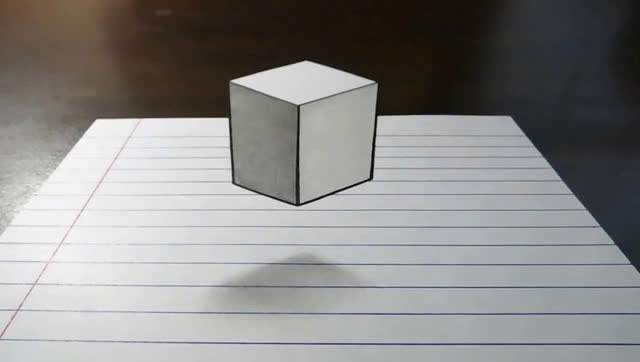
#> input picture pictures/cub1.jpg, 640 x 362 px
$ python '57.点多边形测试.py'
#> lines starting #> are read from the running program, lines starting #| are printed output that depends on the picture; after the words box and inside, x2 and y2 are one past the last pixel; in counts of white or black regions, pixels touching at a corner belong together
import cv2 as cv
import numpy as np


src = cv.imread("./pictures/cub1.jpg")
#> src is the input picture: shape (362, 640, 3); mean B, G, R 136.5, 137.2, 139.1
cv.namedWindow("input", cv.WINDOW_AUTOSIZE)
cv.imshow("input", src)
gray = cv.cvtColor(src, cv.COLOR_BGR2GRAY)
ret, binary = cv.threshold(gray, 0, 255, cv.THRESH_BINARY | cv.THRESH_OTSU)
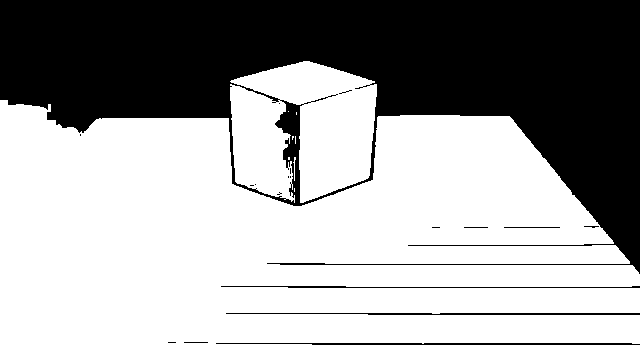
#> binary: shape (362, 640); 64.2% white; 19 black regions (12 under 20 px)
#> ret = 117
cv.imshow("binary", binary)

# 轮廓发现
image = np.zeros(src.shape, dtype=np.float32)
cv.imshow("image", image)
contours, hierarchy = cv.findContours(binary, cv.RETR_EXTERNAL, cv.CHAIN_APPROX_SIMPLE)
#> contours = 9 contours, 7 with area under 20; largest, box (x1, y1, x2, y2) and area: (0, 100, 640, 362) 130386, (230, 61, 377, 203) 15298
h, w = src.shape[:2]
#> h = 362; w = 640
for row in range(h):
    for col in range(w):
        dist = cv.pointPolygonTest(contours[0], (row, col), True)
        # True的话返回点到轮廓的距离，False则返回+1，0，-1三个值，其中+1表示点在轮廓内部，0表示点在轮廓上，-1表示点在轮廓外

        # 此功能可查找图像中的点与轮廓之间的最短距离.
        # 当点在轮廓外时返回负值，当点在内部时返回正值，如果点在轮廓上则返回零.
        # dist = cv2.pointPolygonTest（cnt，（50,50），True）
        # 在函数中，第一个参数，必须要是数组，第二个参数为要查找的点，第三个参数是measureDist。
        # 第三个参数，如果为True，则查找签名距离. 如果为False，则查找该点是在内部还是外部或在轮廓上（它分别返回+1，-1,0）

        if dist == 0:
            image[row, col] = (255, 255, 255)
        if dist > 0:
            image[row, col] = (255-dist, 0, 0)
        if dist < 0:
            image[row, col] = (255, 0, 255+dist)
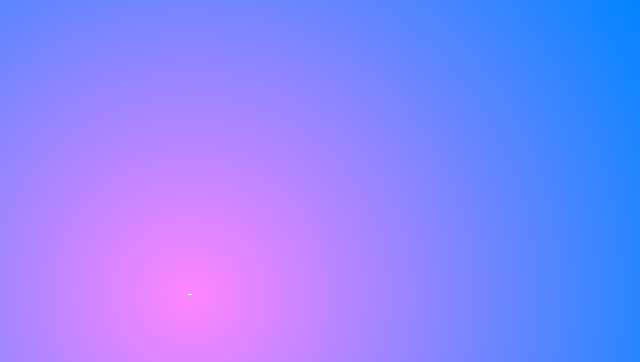
#> image: shape (362, 640, 3) float32; mean of channels 0, 1, 2 255.7, 0, 9.5; drawn with min black and max white

dst = cv.convertScaleAbs(image)
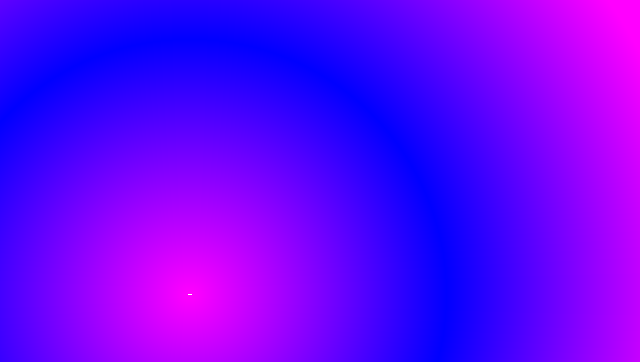
#> dst: shape (362, 640, 3); mean of channels 0, 1, 2 255, 0, 99.1; drawn as B, G, R
# 该操作可实现图像增强等相等的操作
# 将像素点进行绝对值计算
# dst = np.uint8(dst)
# 显示
cv.imshow("contours_analysis", dst)
cv.imwrite("contours_analysis.png", dst)
cv.waitKey(0)
cv.destroyAllWindows()
